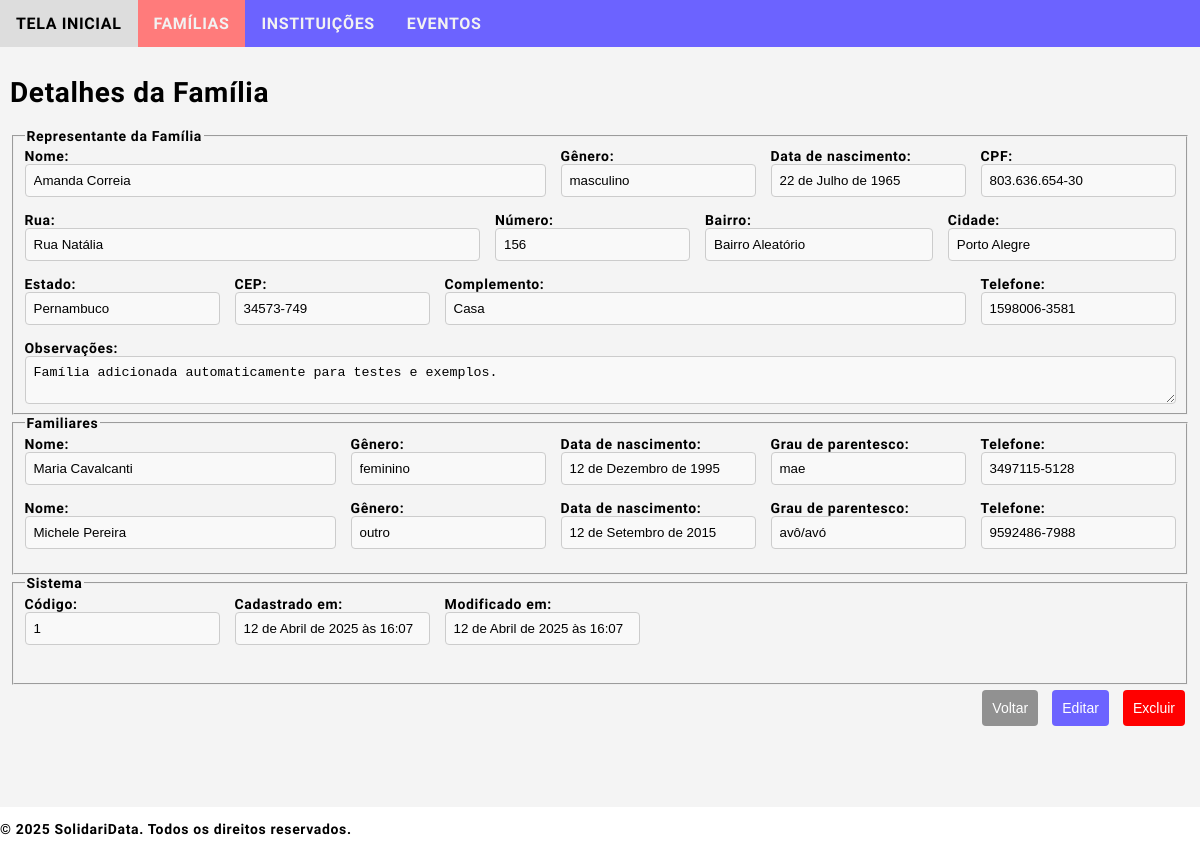
/sdata/family/1/, run on an earlier commit of the app's database.
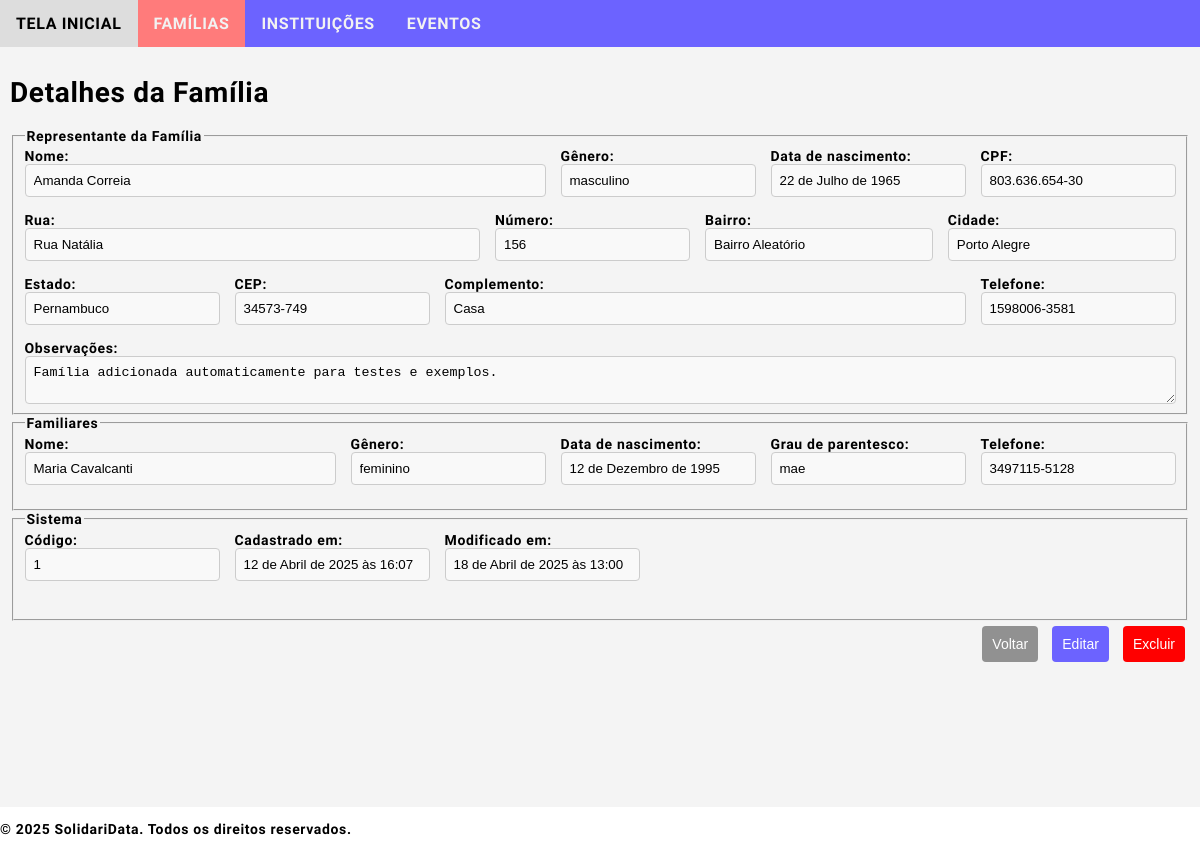
And on a later commit of the database.
### sdata/models.py (models this page shows, shortened)
class Relative(models.Model):
    GRAU_DE_PARENTESCO = [
        ('pai', 'Pai'),
        ('mae', 'Mãe'),
        ('irmao/irmã', 'Irmão/Irmã'),
        ('filho/filha', 'Filho/Filha'),
        ('cônjuge', 'Cônjuge'),
        ('avô/avó', 'Avô/Avó'),
        ('neto/neta', 'Neto/Neta'),
        ('outro', 'Outro')
    ]
    relative_id = models.AutoField(primary_key=True, editable=False)
    relative_name = models.CharField(max_length=100, db_index=True)
    relative_gender = models.CharField(max_length=10, choices=[('masculino', 'Masculino'), ('feminino', 'Feminino'), ('outro', 'Outro')], blank=True)
    relative_birthdate = models.DateField(null=True, blank=True)
    relative_relationship = models.CharField(max_length=50, blank=True, choices=GRAU_DE_PARENTESCO)
    relative_family = models.ForeignKey(Family, on_delete=models.CASCADE, related_name="relatives")
    relative_phone = models.CharField(max_length=15, blank=True)

class Family(models.Model):
    BRAZILIAN_STATES = [('AC', 'Acre'),('AL', 'Alagoas'),('AP', 'Amapá'),('AM', 'Amazonas'),('BA', 'Bahia'),('CE', 'Ceará'),
        ('DF', 'Distrito Federal'),('ES', 'Espírito Santo'),('GO', 'Goiás'),('MA', 'Maranhão'),('MT', 'Mato Grosso'),
        ('MS', 'Mato Grosso do Sul'),('MG', 'Minas Gerais'),('PA', 'Pará'),('PB', 'Paraíba'),('PR', 'Paraná'),('PE', 'Pernambuco'),
        ('PI', 'Piauí'),('RJ', 'Rio de Janeiro'),('RN', 'Rio Grande do Norte'),('RS', 'Rio Grande do Sul'),('RO', 'Rondônia'),
        ('RR', 'Roraima'),('SC', 'Santa Catarina'),('SP', 'São Paulo'),('SE', 'Sergipe'),('TO', 'Tocantins'),
    ]
    family_id = models.AutoField(primary_key=True)
    family_representative_name = models.CharField(max_length=100, db_index=True)
    family_representative_gender = models.CharField(max_length=10, choices=[('masculino', 'Masculino'), ('feminino', 'Feminino'), ('outro', 'Outro')], blank=True)
    family_representative_birthdate = models.DateField(null=True, blank=True)
    family_representative_id = models.CharField(max_length=14, unique=True)
    family_address_street = models.CharField(max_length=65)
    family_address_number = models.CharField(max_length=10)
    family_address_neighborhood = models.CharField(max_length=65)
    family_address_city = models.CharField(max_length=65)
    family_address_state = models.CharField(max_length=2, choices=BRAZILIAN_STATES, blank=True, default='SP')
    family_address_zipcode = models.CharField(max_length=10, blank=True)
    family_address_complement = models.CharField(max_length=255, blank=True)
    family_phone = models.CharField(max_length=15, blank=True)
    family_note = models.TextField(blank=True)
    family_created = models.DateTimeField(auto_now_add=True)
    family_updated = models.DateTimeField(auto_now=True)

### sdata/views.py (the view)
# urls.py: path('sdata/family/<int:pk>/', views.family_detail, name='family_detail'),  # View details of a specific family
def family_detail(request, pk):
    family = get_object_or_404(Family, pk=pk)
    return render(request, 'sdata/family_detail.html', {'family': family})

### sdata/templates/sdata/family_detail.html (shortened to what the changed rows need)
{% extends "sdata/base.html" %}
{% block content %}
<h1>Detalhes da Família</h1>
<fieldset>
    <div class="form-row">
        <div class="form-group">
            <label for="family_representative_name">Nome:</label>
            <input type="text" id="family_representative_name" name="family_representative_name"
                   value="{{ family.family_representative_name }}" readonly class="form-control">
        </div>
        <div class="form-group-1">
            <label for="family_representative_gender">Gênero:</label>
            <input type="text" id="family_representative_gender" name="family_representative_gender"
                   value="{{ family.family_representative_gender }}" readonly class="form-control">
        </div>
        <div class="form-group-1">
            <label for="family_representative_birthdate">Data de nascimento:</label>
            <input type="text" id="family_representative_birthdate" name="family_representative_birthdate"
                   value="{{ family.family_representative_birthdate }}" readonly class="form-control">
        </div>
        <div class="form-group-1">
            <label for="family_representative_id">CPF:</label>
            <input type="text" id="family_representative_id" name="family_representative_id"
                   value="{{ family.family_representative_id }}" readonly class="form-control">
        </div>
    </div>
    <div class="form-row">
        <div class="form-group-2">
            <label for="family_address_street">Rua:</label>
            <input type="text" id="family_address_street" name="family_address_street"
                   value="{{ family.family_address_street }}" readonly class="form-control">
        </div>
        <div class="form-group-1">
            <label for="family_address_number">Número:</label>
            <input type="text" id="family_address_number" name="family_address_number"
                   value="{{ family.family_address_number }}" readonly class="form-control">
        </div>
        <div class="form-group">
            <label for="family_address_neighborhood">Bairro:</label>
            <input type="text" id="family_address_neighborhood" name="family_address_neighborhood"
                   value="{{ family.family_address_neighborhood }}" readonly class="form-control">
        </div>
        <div class="form-group">
            <label for="family_address_city">Cidade:</label>
            <input type="text" id="family_address_city" name="family_address_city"
                   value="{{ family.family_address_city }}" readonly class="form-control">
        </div>
    </div>
    <div class="form-row">
        <div class="form-group-1">
            <label for="family_address_state">Estado:</label>
            <input type="text" id="family_address_state" name="family_address_state"
                   value="{{ family.get_family_address_state_display }}" readonly class="form-control">
        </div>
        <div class="form-group-1">
            <label for="family_address_zipcode">CEP:</label>
            <input type="text" id="family_address_zipcode" name="family_address_zipcode"
                   value="{{ family.family_address_zipcode }}" readonly class="form-control">
        </div>
        <div class="form-group">
            <label for="family_address_complement">Complemento:</label>
            <input type="text" id="family_address_complement" name="family_address_complement"
                   value="{{ family.family_address_complement }}" readonly class="form-control">
        </div>
        <div class="form-group-1">
            <label for="family_phone">Telefone:</label>
            <input type="text" id="family_phone" name="family_phone"
                   value="{{ family.family_phone }}" readonly class="form-control">
        </div>
    </div>
    <div class="form-group">
        <label for="family_note">Observações:</label>
        <textarea id="family_note" name="family_note" readonly class="form-control">{{ family.family_note }}</textarea>
    </div>
</fieldset>
<fieldset>
    {% for relative in family.relatives.all %}
    <div class="form-row">
        <div class="form-group">
            <label for="relative_name">Nome:</label>
            <input type="text" value="{{ relative.relative_name }}" readonly class="form-control">
        </div>
        <div class="form-group-1">
            <label for="relative_gender">Gênero:</label>
            <input type="text" id="relative_gender" name="relative_gender"
                   value="{{ relative.relative_gender }}" readonly class="form-control">
        </div>
        <div class="form-group-1">
            <label for="relative_name">Data de nascimento:</label>
            <input type="text" value="{{ relative.relative_birthdate }}" readonly class="form-control">
        </div>
        <div class="form-group-1">
            <label for="relative_name">Grau de parentesco:</label>
            <input type="text" value="{{ relative.relative_relationship }}" readonly class="form-control">
        </div>
        <div class="form-group-1">
            <label for="relative_name">Telefone:</label>
            <input type="text" value="{{ relative.relative_phone }}" readonly class="form-control">
        </div>
    </div>
    {% empty %}
    <p style="color: gray;">Nenhum familiar cadastrado.</p>
    {% endfor %}
</fieldset>
<fieldset>
    <div class="form-row">
        <div class="form-row">
            <div class="form-group">
                <label>Código:</label>
                <input type="text" id="family_id" name="family_id"
                    value="{{ family.family_id }}" readonly class="form-control">
            </div>
            <div class="form-group">
                <label>Cadastrado em:</label>
                <input type="text" id="family_created" name="family_created"
                    value="{{ family.family_created }}" readonly class="form-control">
            </div>
            <div class="form-group">
                <label>Modificado em:</label>
                <input type="text" id="family_updated" name="family_updated"
                    value="{{ family.family_updated }}" readonly class="form-control">
            </div>
        </div>
    </div>
</fieldset>
{% endblock %}

What changed in the data, as far as the page shows it:
removed Relative: relative_name "Michele Pereira", relative_gender "outro", relative_birthdate "12 de Setembro de 2015", relative_relationship "avô/avó", relative_phone "9592486-7988"
changed Family "Amanda Correia": family_updated "12 de Abril de 2025 às 16:07" → "18 de Abril de 2025 às 13:00"
